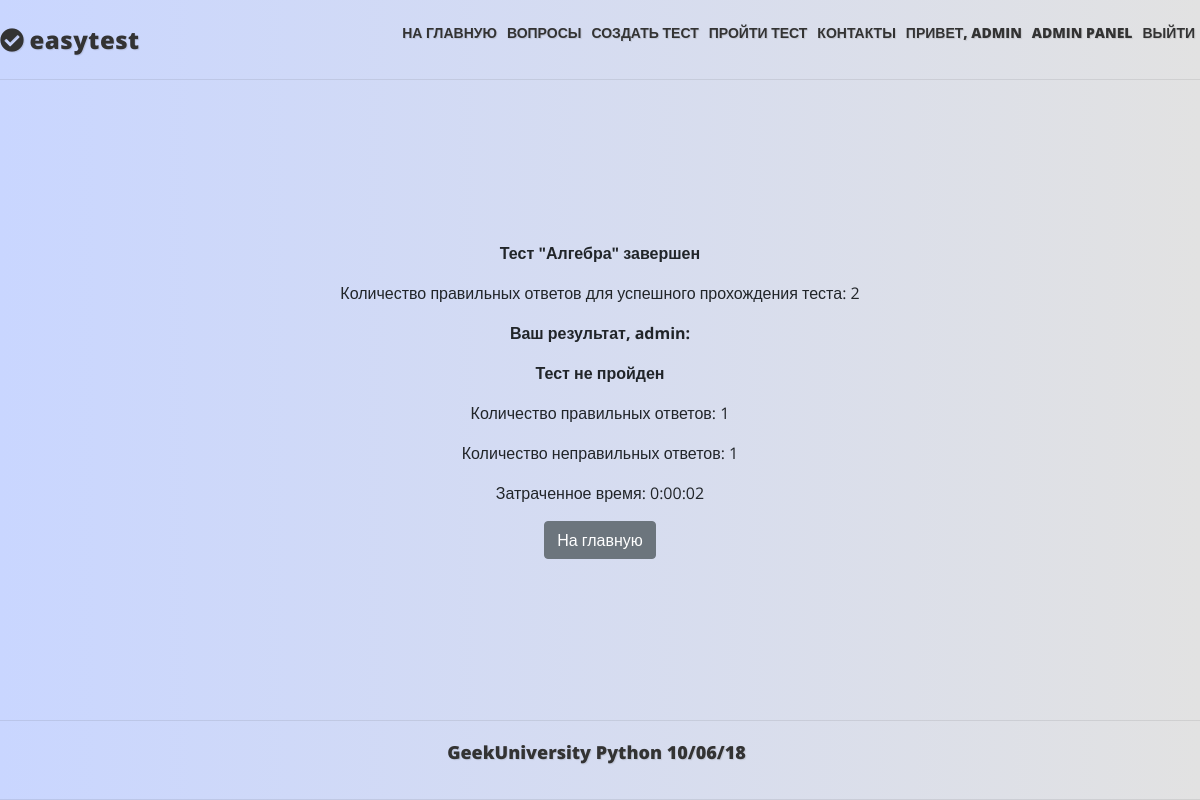
The app's page /result/ (signed in), older data.
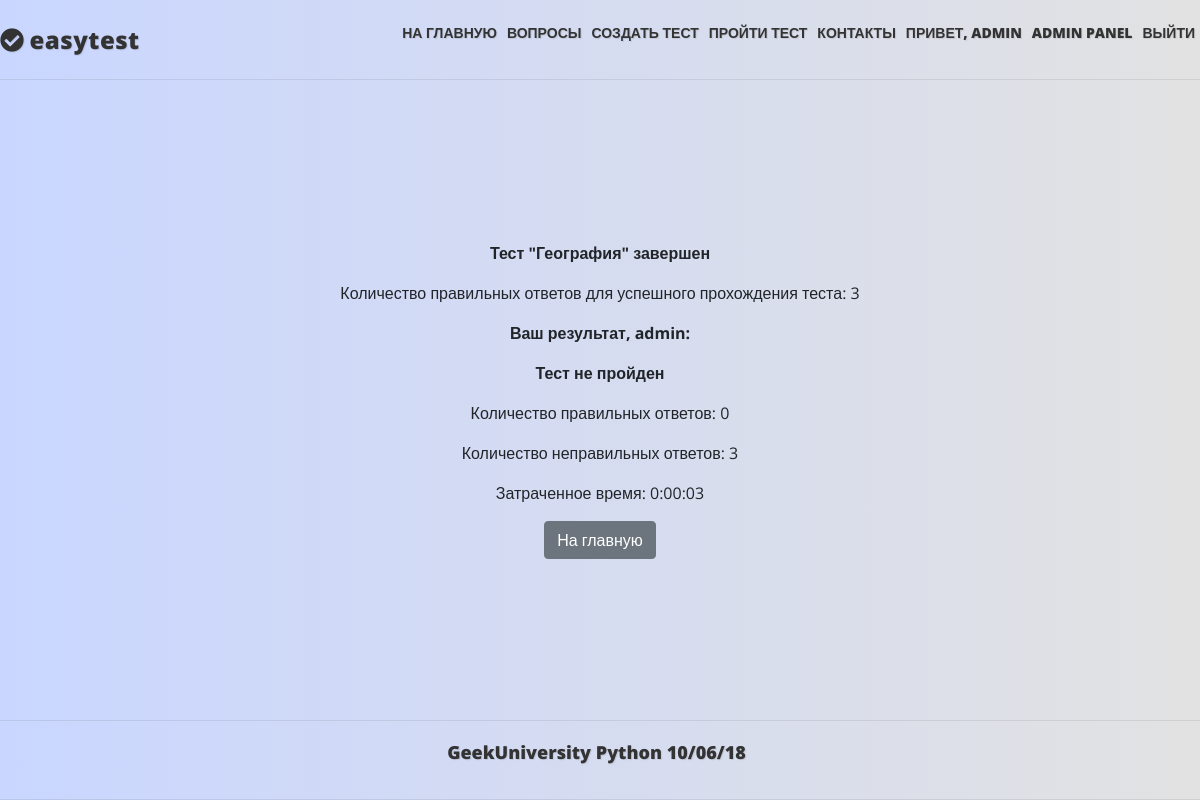
The same page, newer data.
### mainapp/models.py (models this page shows, shortened)
class Core(models.Model):
    title = models.CharField(_('title'), max_length=250, blank=True)
    description = models.TextField(_('description'), blank=True)
    sort = models.IntegerField(_('sort'), default=0, null=True, blank=True)
    active = models.BooleanField(_('active'), default=True)
    deleted = models.BooleanField(_('deleted'), default=False)
    all_objects = models.Manager()
    objects = CoreManager()
    class Meta:
        abstract = True

class Result(Core):
    class Meta:
        verbose_name = _('Результат')
        verbose_name_plural = _('Результаты')
    owner = models.ForeignKey(User, null=False, blank=True, related_name='results', on_delete=models.PROTECT)
    test = models.ForeignKey(Test, null=True, blank=True, related_name='results', on_delete=models.CASCADE)
    right_answers_count = models.PositiveIntegerField(_('right answers count'), default=0, blank=True)
    wrong_answers_count = models.PositiveIntegerField(_('wrong answers count'), default=0, blank=True)
    time = models.TimeField(_('time for test'), default=timezone.now, blank=True)
    is_test_passed = models.BooleanField(_('is test passed'), default=False)

class Test(Core):
    class Meta:
        verbose_name = _('Тест')
        verbose_name_plural = _('Тесты')
    owner = models.ForeignKey(User, null=False, blank=True, related_name='tests', on_delete=models.PROTECT)
    category = models.ForeignKey(TestCategory, null=True, blank=True, on_delete=models.SET_NULL)
    keywords = models.ManyToManyField(Keyword, blank=True, related_name='tests')
    questions = models.ManyToManyField(Question, blank=True, related_name='tests')
    max_questions = models.PositiveIntegerField(_('Count questions'), default=0, blank=True)
    required_correct_answers = models.PositiveIntegerField(_('Required correct answers'), default=0, blank=True)
    objects = TestManager()
    TEST_TYPE_CHOICES = (
        (0, 'teaching'),
        (1, 'exam'),
        )
    test_type = models.CharField(max_length=2, choices=TEST_TYPE_CHOICES, default=0)
    """ типы тестов - учебный и экзаменационный(на время и оценку) - это реализуем позже.
    Необходимо будет также добавить время на прохождение теста, проценты правильных ответов для разных оценок."""

### mainapp/views.py (the view)
# urls.py: path('result/', mainapp.ResultDetail.as_view(), name='result'),
class ResultDetail(LoginRequiredMixin, DetailView):
    model = Result
    slug_field = 'owner'
    login_url = reverse_lazy('authapp:login')
    def get_object(self):
        self.kwargs[self.slug_url_kwarg] = self.request.user
        try:
            response = super().get_object()
        except:
            response = None
        return response

### mainapp/templates/mainapp/result_detail.html (shortened to what this page needs)
{% extends "base.html" %}
{% load static i18n %}
{% block content %}
    <div class="center">
        {% if object %}
            <p><b>Тест "{{ object.test.title }}" завершен</b></p>
            <p>Количество правильных ответов для успешного прохождения теста: {{ object.test.required_correct_answers }}</p>
            <p><b>Ваш результат, {{ object.owner.username }}: </b></p>
            {% if object.is_test_passed %}
                <p><b>Тест пройден</b></p>
            {% else %}
                <p><b>Тест не пройден</b></p>
            {% endif %}
            <p>Количество правильных ответов: {{ object.right_answers_count }}</p>
            <p>Количество неправильных ответов: {{ object.wrong_answers_count }}</p>
            <p>Затраченное время: {{ object.time|date:"G:i:s" }}</p>
            <a href="{% url 'mainapp:main'  %}" class="btn btn-secondary">На главную</a>
        {% else %}
            <p><b>Нет результатов по тесту</b></p>
        {% endif %}
    </div>
{% endblock content %}

Row changes from the older to the newer data that the page shows:
changed Result "admin": test "Алгебра" → "География"; test.required_correct_answers "2" → "3"; right_answers_count "1" → "0"; wrong_answers_count "1" → "3"; time "0:00:02" → "0:00:03"
